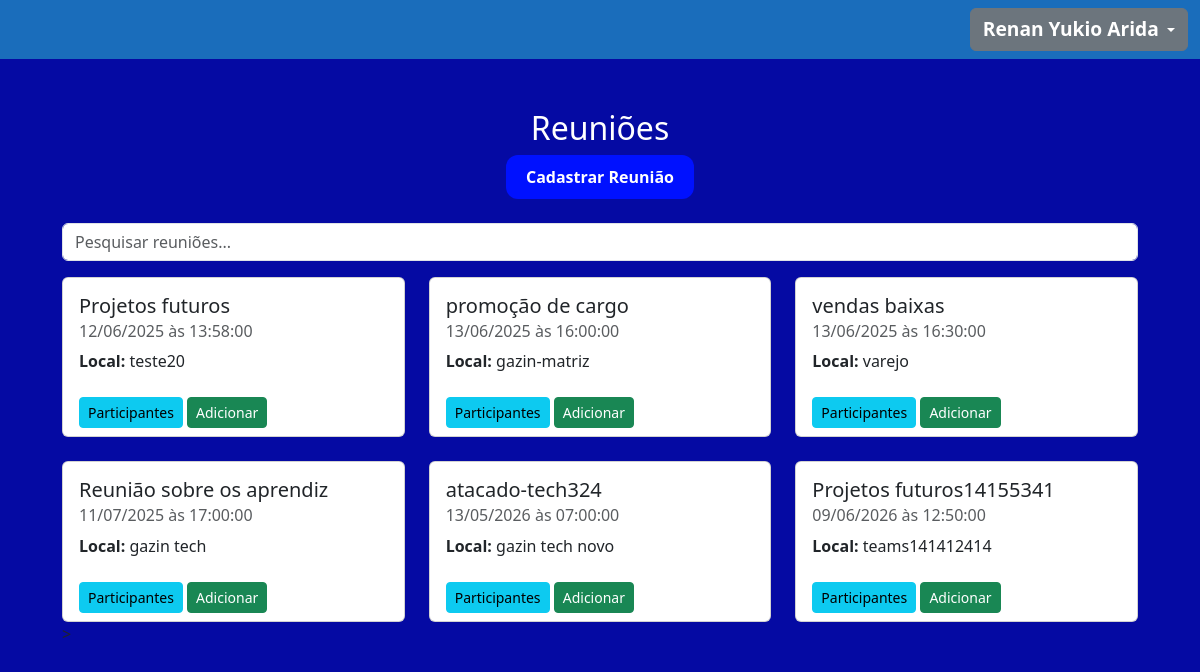
The app's page /public/reunioes.php (signed in), older data.
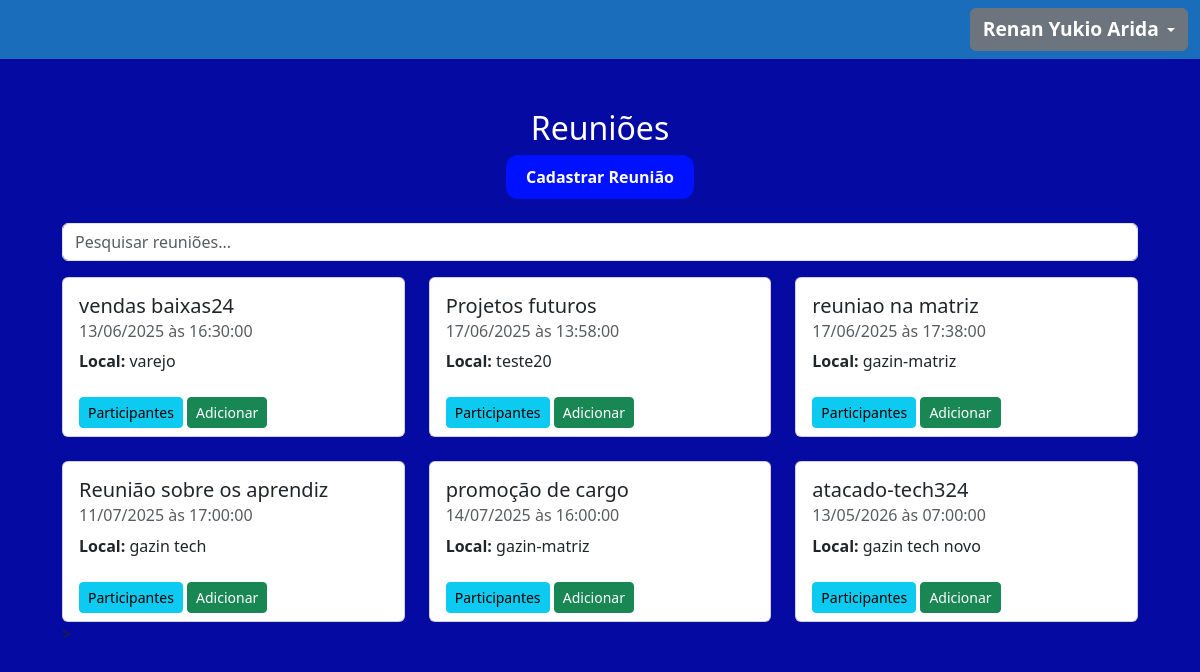
The same page, newer data.
### tables this page shows
CREATE TABLE `reunioes` (
  `id` int(11) NOT NULL,
  `data` date NOT NULL,
  `hora` time NOT NULL,
  `local` varchar(100) DEFAULT NULL,
  `assunto` varchar(255) DEFAULT NULL
);

### public/reunioes.php (the view, shortened to what this page needs)
<?php
require_once __DIR__ . '/../config/conexao.php';
$result = $conn->query("SELECT * FROM reunioes ORDER BY data, hora");
?>
<!DOCTYPE html>
<html lang="en">
<head>
    <link href="https://cdn.jsdelivr.net/npm/bootstrap@5.3.0/dist/css/bootstrap.min.css" rel="stylesheet" />
    <link rel="stylesheet" href="./style/reunioes.css" />
</head>
<body class="body-box">
    <header class="header-box">
        <nav id="nav-box" class="navbar navbar-expand-lg">
            <div class="container-fluid">
                <div class="dropdown ms-auto">
                    <button class="btn btn-secondary dropdown-toggle" type="button" id="dropdownMenuButton1"
                        data-bs-toggle="dropdown" aria-expanded="false">
                        <strong id="nome-usuario"><?= htmlspecialchars($_SESSION['usuario_nome']) ?></strong>
                    </button>
                </div>
            </div>
        </nav>
    </header>
    <div class="box-reuniao">
        <h2 class="nome_reunioes">Reuniões</h2>
        <button id="cadastrar_reuniao" type="button" data-bs-toggle="modal" data-bs-target="#modalAddReuniao">
            Cadastrar Reunião
        </button>
        <?php
        include './src/participante.php';
        include './src/adicionar_participante.php';
        ?>
        <div class="container mt-4">
            <div class="mb-3">
                <input type="text" id="searchInput" class="form-control" placeholder="Pesquisar reuniões...">
            </div>
            <div class="row row-cols-1 row-cols-md-2 row-cols-lg-3 g-4" id="cardsContainer">
                <?php while ($row = $result->fetch_assoc()): ?>
                <div class="col card-item">
                    <div class="card h-100">
                        <div class="card-body">
                            <h5 class="card-title"><?= htmlspecialchars($row['assunto']) ?></h5>
                            <h6 class="card-subtitle mb-2 text-muted">
                                <?= date('d/m/Y', strtotime($row['data'])) ?> às <?= htmlspecialchars($row['hora']) ?>
                            </h6>
                            <p class="card-text"><strong>Local:</strong> <?= htmlspecialchars($row['local']) ?></p>
                        </div>
                        <div class="card-footer bg-transparent border-top-0">
                            <?php if($_SESSION['usuario_adm_poderoso'] == 1) { ?>
                            <button id="botao_editar_R" type="button" data-bs-toggle="modal"
                                data-bs-target="#modalEditarReuniao" data-reuniao-id="<?= $row['id'] ?>"
                                data-reuniao-data="<?= htmlspecialchars($row['data']) ?>"
                                data-reuniao-hora="<?= htmlspecialchars($row['hora']) ?>"
                                data-reuniao-local="<?= htmlspecialchars($row['local']) ?>"
                                data-reuniao-assunto="<?= htmlspecialchars($row['assunto']) ?>">
                                Editar Reunião
                            </button>
                            <a id="botao_excluir" type="button" href="src/excluir_reuniao.php?id=<?= $row['id'] ?>"
                                onclick="return confirm('Excluir reunião?')">Excluir
                            </a>
                            <button id="botao_participantes" type="button" data-bs-toggle="modal"
                                data-bs-target="#modalEditarParticipante" data-id="<?= $row['id'] ?>">
                                Participantes
                            </button>
                            <button id="botao_adicionar" type="button" data-bs-toggle="modal"
                                data-bs-target="#modalParticipantes" data-id="<?= $row['id'] ?>">
                                Adicionar
                            </button>
                            <?php }else {?>
                            <button class="btn btn-sm btn-info" data-bs-toggle="modal"
                                data-bs-target="#modalEditarParticipante" data-id="<?= $row['id'] ?>">
                                Participantes
                            </button>
                            <button class="btn btn-sm btn-success" data-bs-toggle="modal"
                                data-bs-target="#modalParticipantes" data-id="<?= $row['id'] ?>">
                                Adicionar
                            </button>
                            <?php }?>
                        </div>
                    </div>
                </div>
                <?php endwhile; ?>
            </div>
</body>
</html>

### public/src/participante.php (shortened to what this page needs)
<!DOCTYPE html>
<html lang="en">
<head>
</head>

### public/src/adicionar_participante.php (shortened to what this page needs)
<head>
</head>

### public/style/reunioes.css (style rules this page uses)
.body-box { background-color: rgb(5, 10, 163); height: 100%; }
#nome-usuario { color: white; font-weight: bold; font-size: 1.2em; }
#cadastrar_reuniao { color: white; font-weight: bold; font-size: 1.0em; background-color: rgb(0, 17, 255); border: none; padding: 10px 20px; border-radius: 12px; cursor: pointer; }
.box-reuniao { display: flex; flex-direction: column; justify-content: center; align-items: center; padding: 50px; box-sizing: border-box; }
.header-box { background-color: rgb(26, 109, 187); }
.nome_reunioes { color: white; }

Row changes from the older to the newer data that the page shows:
removed reunioes: assunto "Projetos futuros14155341", data "09/06/2026", hora "12:50:00", local "teams141412414"
changed reunioes "varejo": assunto "vendas baixas" → "vendas baixas24"; moves up the list
changed reunioes "Projetos futuros": data "12/06/2025" → "17/06/2025"
added reunioes: assunto "reuniao na matriz", data "17/06/2025", hora "17:38:00", local "gazin-matriz"
shown differently, row unchanged: reunioes "Reunião sobre os aprendiz": moves up the list
changed reunioes "promoção de cargo": data "13/06/2025" → "14/07/2025"
